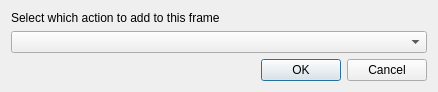
<?xml version="1.0" encoding="UTF-8"?>
<ui version="4.0">
 <class>Dialog</class>
 <widget class="QDialog" name="Dialog">
  <property name="geometry">
   <rect>
    <x>0</x>
    <y>0</y>
    <width>438</width>
    <height>86</height>
   </rect>
  </property>
  <property name="windowTitle">
   <string>Add action</string>
  </property>
  <layout class="QVBoxLayout" name="verticalLayout">
   <item>
    <widget class="QLabel" name="label">
     <property name="sizePolicy">
      <sizepolicy hsizetype="Preferred" vsizetype="Fixed">
       <horstretch>0</horstretch>
       <verstretch>0</verstretch>
      </sizepolicy>
     </property>
     <property name="text">
      <string>Select which action to add to this frame</string>
     </property>
    </widget>
   </item>
   <item>
    <widget class="QComboBox" name="comboBox"/>
   </item>
   <item>
    <widget class="QDialogButtonBox" name="buttonBox">
     <property name="standardButtons">
      <set>QDialogButtonBox::Cancel|QDialogButtonBox::Ok</set>
     </property>
    </widget>
   </item>
  </layout>
 </widget>
 <resources/>
 <connections>
  <connection>
   <sender>buttonBox</sender>
   <signal>accepted()</signal>
   <receiver>Dialog</receiver>
   <slot>accept()</slot>
   <hints>
    <hint type="sourcelabel">
     <x>248</x>
     <y>254</y>
    </hint>
    <hint type="destinationlabel">
     <x>157</x>
     <y>274</y>
    </hint>
   </hints>
  </connection>
  <connection>
   <sender>buttonBox</sender>
   <signal>rejected()</signal>
   <receiver>Dialog</receiver>
   <slot>reject()</slot>
   <hints>
    <hint type="sourcelabel">
     <x>316</x>
     <y>260</y>
    </hint>
    <hint type="destinationlabel">
     <x>286</x>
     <y>274</y>
    </hint>
   </hints>
  </connection>
 </connections>
</ui>
